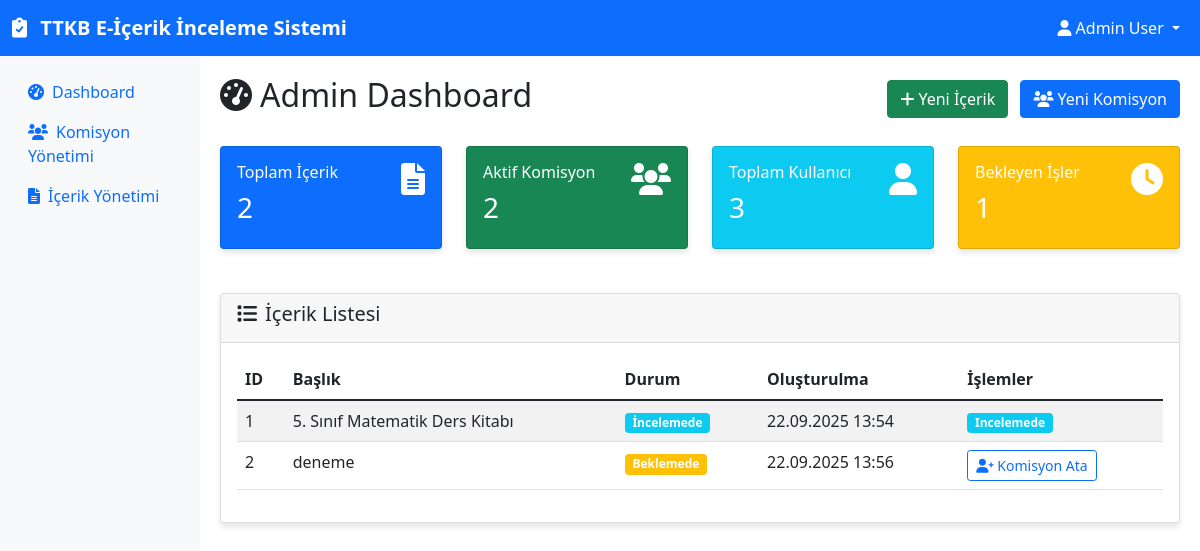
The page /admin (signed in) on the database its author committed.
### app.py (models this page shows)
class User(UserMixin, db.Model):
    __tablename__ = 'users'
    id = db.Column(db.Integer, primary_key=True)
    ad = db.Column(db.String(100), nullable=False)
    email = db.Column(db.String(120), unique=True, nullable=False)
    password_hash = db.Column(db.String(200), nullable=False)
    rol = db.Column(db.String(20), nullable=False)  # admin, baskan, uye
    led_commissions = db.relationship('Commission', backref='baskan', lazy=True, foreign_keys='Commission.baskan_id')
    memberships = db.relationship('CommissionMember', backref='user', lazy=True)
    reviews = db.relationship('Review', backref='user', lazy=True)

class Content(db.Model):
    __tablename__ = 'contents'
    id = db.Column(db.Integer, primary_key=True)
    baslik = db.Column(db.String(200), nullable=False)
    durum = db.Column(db.String(50), default='beklemede')  # beklemede, incelemede, tamamlandi, yegitek
    admin_id = db.Column(db.Integer, db.ForeignKey('users.id'), nullable=False)
    olusturma_tarihi = db.Column(db.DateTime, default=datetime.utcnow)
    admin = db.relationship('User', backref='contents', lazy=True)
    reviews = db.relationship('Review', backref='content', lazy=True)

### app.py (the view)
@app.route('/admin')
@login_required
def admin_dashboard():
    if current_user.rol != 'admin':
        flash('Bu sayfaya erişim yetkiniz yok')
        return redirect(url_for('index'))
    contents = Content.query.all()
    commissions = Commission.query.all()
    users = User.query.all()
    return render_template('admin/dashboard.html',
                         contents=contents,
                         commissions=commissions,
                         users=users)

### app.py (called while the page is built)
@login_manager.user_loader
def load_user(user_id):
    return User.query.get(int(user_id))

### templates/admin/dashboard.html (shortened to what this page needs)
{% extends "base.html" %}
{% block content %}
<div class="d-flex justify-content-between align-items-center mb-4">
    <h2><i class="fas fa-tachometer-alt me-2"></i>Admin Dashboard</h2>
    <div>
        <button class="btn btn-success me-2" onclick="showContentModal()">
            <i class="fas fa-plus me-1"></i>Yeni İçerik
        </button>
        <button class="btn btn-primary" onclick="showCommissionModal()">
            <i class="fas fa-users me-1"></i>Yeni Komisyon
        </button>
    </div>
</div>
<div class="row mb-4">
    <div class="col-md-3">
        <div class="card bg-primary text-white">
            <div class="card-body">
                <div class="d-flex justify-content-between">
                    <div>
                        <h6>Toplam İçerik</h6>
                        <h3>{{ contents|length }}</h3>
                    </div>
                    <div>
                        <i class="fas fa-file-alt fa-2x"></i>
                    </div>
                </div>
            </div>
        </div>
    </div>
    <div class="col-md-3">
        <div class="card bg-success text-white">
            <div class="card-body">
                <div class="d-flex justify-content-between">
                    <div>
                        <h6>Aktif Komisyon</h6>
                        <h3>{{ commissions|length }}</h3>
                    </div>
                    <div>
                        <i class="fas fa-users fa-2x"></i>
                    </div>
                </div>
            </div>
        </div>
    </div>
    <div class="col-md-3">
        <div class="card bg-info text-white">
            <div class="card-body">
                <div class="d-flex justify-content-between">
                    <div>
                        <h6>Toplam Kullanıcı</h6>
                        <h3>{{ users|length }}</h3>
                    </div>
                    <div>
                        <i class="fas fa-user fa-2x"></i>
                    </div>
                </div>
            </div>
        </div>
    </div>
    <div class="col-md-3">
        <div class="card bg-warning text-white">
            <div class="card-body">
                <div class="d-flex justify-content-between">
                    <div>
                        <h6>Bekleyen İşler</h6>
                        <h3>{{ contents|selectattr('durum', 'equalto', 'beklemede')|list|length }}</h3>
                    </div>
                    <div>
                        <i class="fas fa-clock fa-2x"></i>
                    </div>
                </div>
            </div>
        </div>
    </div>
</div>
<div class="card">
    <div class="card-header">
        <h5><i class="fas fa-list me-2"></i>İçerik Listesi</h5>
    </div>
    <div class="card-body">
        {% if contents %}
        <div class="table-responsive">
            <table class="table table-striped">
                <thead>
                    <tr>
                        <th>ID</th>
                        <th>Başlık</th>
                        <th>Durum</th>
                        <th>Oluşturulma</th>
                        <th>İşlemler</th>
                    </tr>
                </thead>
                <tbody>
                    {% for content in contents %}
                    <tr>
                        <td>{{ content.id }}</td>
                        <td>{{ content.baslik }}</td>
                        <td>
                            {% if content.durum == 'beklemede' %}
                                <span class="badge bg-warning">Beklemede</span>
                            {% elif content.durum == 'incelemede' %}
                                <span class="badge bg-info">İncelemede</span>
                            {% elif content.durum == 'tamamlandi' %}
                                <span class="badge bg-success">Tamamlandı</span>
                            {% elif content.durum == 'yegitek' %}
                                <span class="badge bg-primary">Yeğitek'te</span>
                            {% endif %}
                        </td>
                        <td>{{ content.olusturma_tarihi.strftime('%d.%m.%Y %H:%M') }}</td>
                        <td>
                            {% if content.durum == 'beklemede' %}
                            <button class="btn btn-sm btn-outline-primary" onclick="assignToCommission({{ content.id }})">
                                <i class="fas fa-user-plus"></i> Komisyon Ata
                            </button>
                            {% elif content.durum == 'tamamlandi' %}
                            <button class="btn btn-sm btn-outline-success" onclick="sendToYegitek({{ content.id }})">
                                <i class="fas fa-paper-plane"></i> Yeğitek'e Gönder
                            </button>
                            {% elif content.durum == 'yegitek' %}
                            <a href="{{ url_for('correction_form', content_id=content.id) }}" class="btn btn-sm btn-outline-warning">
                                <i class="fas fa-edit"></i> Düzeltme Formu
                            </a>
                            {% else %}
                            <span class="badge bg-info">{{ content.durum.title() }}</span>
                            {% endif %}
                        </td>
                    </tr>
                    {% endfor %}
                </tbody>
            </table>
        </div>
        {% else %}
        <div class="text-center py-4">
            <i class="fas fa-inbox fa-3x text-muted mb-3"></i>
            <p class="text-muted">Henüz içerik bulunmuyor.</p>
        </div>
        {% endif %}
    </div>
</div>
{% endblock %}

### templates/base.html (shortened to what this page needs)
<!DOCTYPE html>
<html lang="tr">
<head>
    <link href="https://cdn.jsdelivr.net/npm/bootstrap@5.1.3/dist/css/bootstrap.min.css" rel="stylesheet">
    <link href="https://cdnjs.cloudflare.com/ajax/libs/font-awesome/6.0.0/css/all.min.css" rel="stylesheet">
</head>
<body>
    <nav class="navbar navbar-expand-lg navbar-dark bg-primary">
        <div class="container-fluid">
            <a class="navbar-brand" href="{{ url_for('index') }}">
                <i class="fas fa-clipboard-check me-2"></i>
                TTKB E-İçerik İnceleme Sistemi
            </a>
            {% if current_user.is_authenticated %}
            <div class="navbar-nav ms-auto">
                <div class="nav-item dropdown">
                    <a class="nav-link dropdown-toggle text-white" href="#" role="button" data-bs-toggle="dropdown">
                        <i class="fas fa-user me-1"></i>{{ current_user.ad }}
                    </a>
                </div>
            </div>
            {% endif %}
        </div>
    </nav>
    <div class="container-fluid">
        <div class="row">
            {% if current_user.is_authenticated %}
            <nav class="col-md-2 sidebar">
                <div class="position-sticky pt-3">
                    <ul class="nav flex-column">
                        {% if current_user.rol == 'admin' %}
                        <li class="nav-item">
                            <a class="nav-link" href="{{ url_for('admin_dashboard') }}">
                                <i class="fas fa-tachometer-alt me-2"></i>Dashboard
                            </a>
                        </li>
                        <li class="nav-item">
                            <a class="nav-link" href="#" onclick="showCommissionModal()">
                                <i class="fas fa-users me-2"></i>Komisyon Yönetimi
                            </a>
                        </li>
                        <li class="nav-item">
                            <a class="nav-link" href="#" onclick="showContentModal()">
                                <i class="fas fa-file-alt me-2"></i>İçerik Yönetimi
                            </a>
                        </li>
                        {% elif current_user.rol == 'baskan' %}
                        <li class="nav-item">
                            <a class="nav-link" href="{{ url_for('baskan_dashboard') }}">
                                <i class="fas fa-clipboard-list me-2"></i>İncelemeler
                            </a>
                        </li>
                        {% else %}
                        <li class="nav-item">
                            <a class="nav-link" href="{{ url_for('uye_dashboard') }}">
                                <i class="fas fa-edit me-2"></i>Görevlerim
                            </a>
                        </li>
                        {% endif %}
                    </ul>
                </div>
            </nav>
            <main class="col-md-10 content-area">
            {% else %}
            <main class="col-12 content-area">
            {% endif %}
                {% block content %}{% endblock %}
            </main>
        </div>
    </div>
</body>
</html>

### templates/base.html (style rules this page uses)
.navbar-brand { font-weight: bold; }
.card { box-shadow: 0 4px 6px rgba(0, 0, 0, 0.1); margin-bottom: 20px; }
.sidebar { background-color: #f8f9fa; min-height: calc(100vh - 56px); }
.content-area { padding: 20px; }

### rows shown on the page
User: ad "Admin User"
Content: id "1", baslik "5. Sınıf Matematik Ders Kitabı", shows "İncelemede", olusturma_tarihi "22.09.2025 13:54", durum "Incelemede"
Content: id "2", baslik "deneme", durum "Beklemede", olusturma_tarihi "22.09.2025 13:56"

### other values the page prints
{{ contents|length }} "2"
{{ commissions|length }} "2"
{{ users|length }} "3"
{{ contents|selectattr('durum', 'equalto', 'beklemede')|list|length }} "1"
